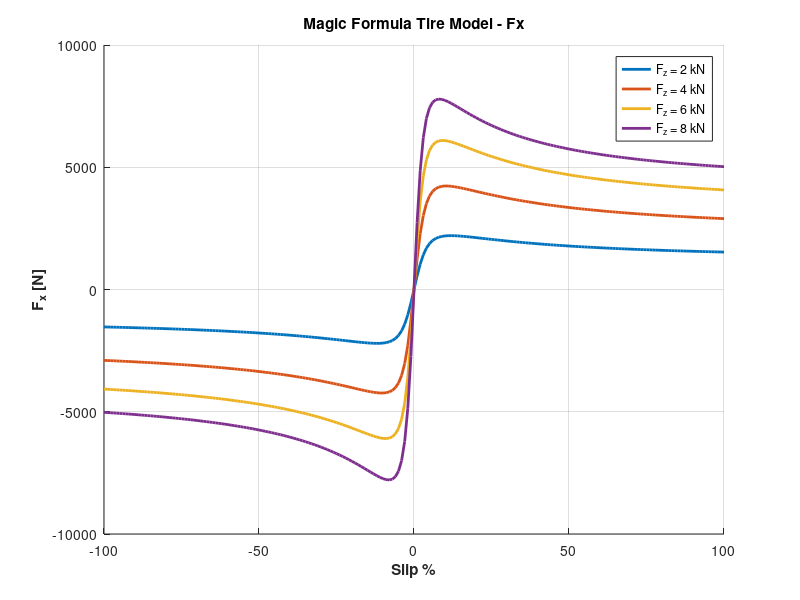
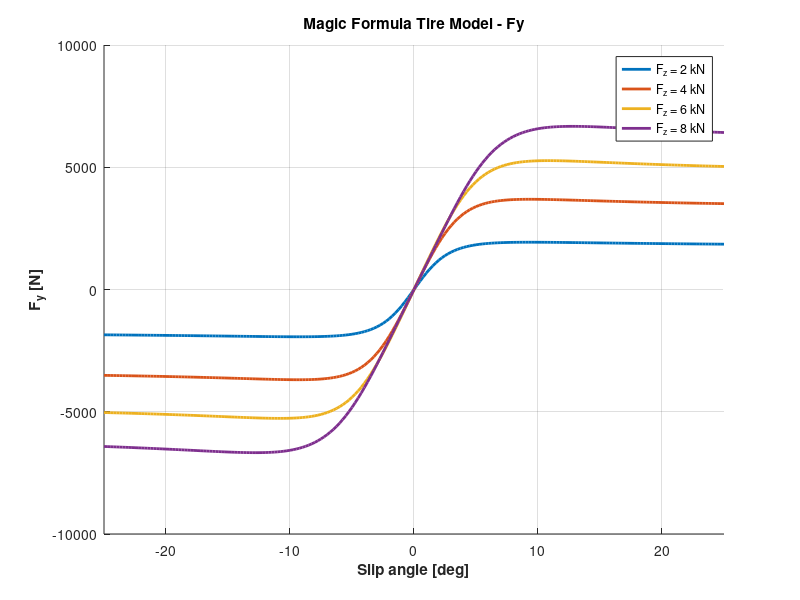
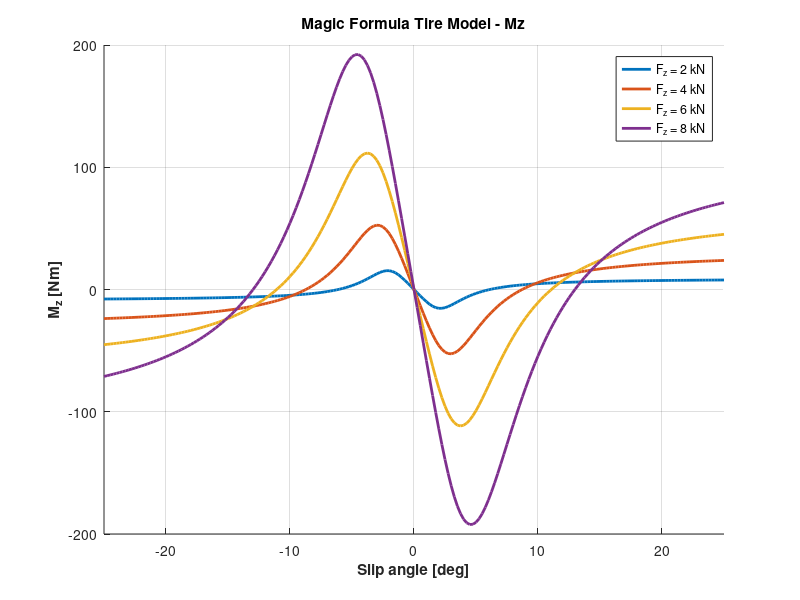
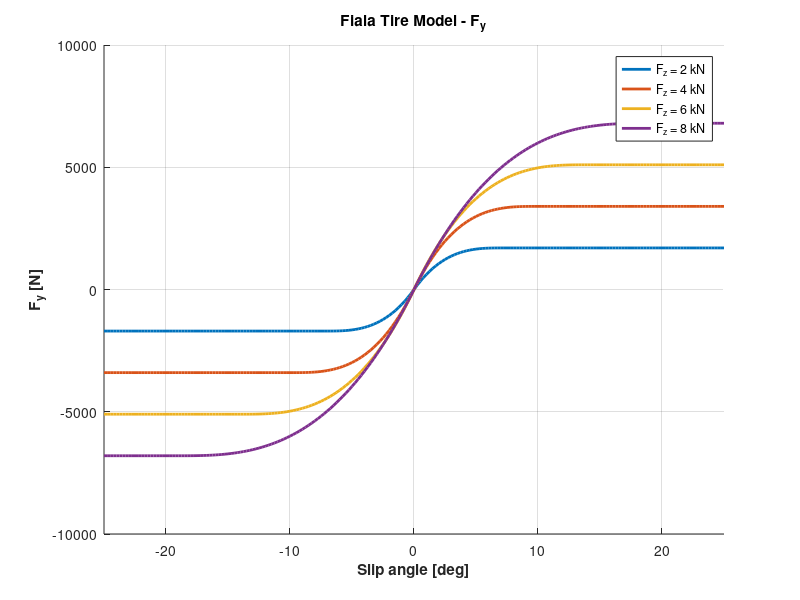

Write MATLAB code to recreate these figures, in order.
% --- 1. General Input Parameters ---

Fz_N = [2000, 4000, 6000, 8000]; % Vertical loads [N]
Fz_kN = Fz_N / 1000;             % Vertical loads [kN]
alpha_deg = linspace(-25, 25, 201); % Slip angle range [deg]
alpha_rad = deg2rad(alpha_deg);     % Slip angle range [rad]
kappa = linspace(-1, 1, 201);       % Slip ratio range [-1 to 1]

% --- 2. Magic Formula Parameters (from Bakker et al. 1987) ---

% Lateral force parameters
a_Fy = [-22.1, 1011, 1078, 1.82, 0.208, 0.000, -0.354, 0.707]; 
c_Fy = 1.30;
% Longitudinal force parameters
a_Fx = [-21.3, 1144, 49.6, 226, 0.069, -0.006, 0.056, 0.486];
c_Fx = 1.65;
% Self-aligning torque parameters
a_Mz = [-2.72, -2.28, -1.86, -2.73, 0.110, -0.070, 0.643, -4.04];
c_Mz = 2.40;

% --- 3. Dugoff & Fiala Model Parameters ---

mu_0 = 0.85;               % Peak static tire/road friction coeff.
U = 60/3.6 ;               % Longitudinal velocity [m/s]
A_s  = 0.0115;             % Friction reduction factor
Tw = 0.284 ;               % Fiala's tire model parameter

% --- 4. MAGIC FORMULA LONGITUDINAL FORCE (Fx) ---

Fx_magic = zeros(length(Fz_kN),length(kappa));    % empty matrix filled with zeros 
fig_Fx = figure('Name','Magic Formula - Fx', 'Color','w'); % graphic window settings
hold on; grid on;
% for loop instead of calculating them separately using empty matrix
for i = 1:length(Fz_kN)    
    fz = Fz_kN(i);        
    % Calculation of coefficients D, E, and B.
    D_fx = a_Fx(1)*fz^2 + a_Fx(2)*fz;
    E_fx = a_Fx(6)*fz^2 + a_Fx(7)*fz + a_Fx(8);
    B_fx = (a_Fx(3) * fz^2 + a_Fx(4) * fz) / (c_Fx * D_fx * exp(a_Fx(5)*fz));
    % Calculation of Phi (Φ) ( we use .* because of kappa is a vector)
    kappa_pct = kappa * 100;
    Phi_fx = (1 - E_fx) .* kappa_pct + (E_fx / B_fx) .* atan(B_fx .* kappa_pct);
    % Calculation of Fx
    Fx_magic(i, :) = D_fx .* sin(c_Fx .* atan(B_fx .* Phi_fx));
    % plotting the graph
    plot(kappa*100,Fx_magic(i,:),"LineWidth",2,'DisplayName', sprintf('F_z = %d kN', Fz_N(i)/1000));
end

% --- 5. MAGIC FORMULA - LATERAL FORCE (Fy) ---

Fy_magic = zeros(length(Fz_kN), length(alpha_deg));          % empty matrix filled with zeros 
fig_Fy = figure('Name', 'Magic Formula - Fy', 'Color', 'w'); % graphic window settings
hold on; grid on;
% for loop instead of calculating them separately using empty matrix
for i = 1:length(Fz_kN)
    fz = Fz_kN(i);
    % Calculation of coefficients D, E, and B.
    D_fy = a_Fy(1)*fz^2 + a_Fy(2)*fz;
    E_fy = a_Fy(6)*fz^2 + a_Fy(7)*fz + a_Fy(8);
    B_fy = (a_Fy(3)*sin(a_Fy(4)*atan(a_Fy(5)*fz))) / (c_Fy * D_fy);
    % Calculation of Phi (Φ) ( we use .* because alpha_deg is a vector)
    Phi_fy = (1 - E_fy) .* alpha_deg + (E_fy / B_fy) .* atan(B_fy .* alpha_deg);
    % Calculation of Fy
    Fy_magic(i, :) = D_fy .* sin(c_Fy .* atan(B_fy .* Phi_fy));
    % plotting the graph
    plot(alpha_deg, Fy_magic(i, :), 'LineWidth', 2, 'DisplayName', sprintf('F_z = %d kN', Fz_N(i)/1000));
end

% --- 6. MAGIC FORMULA - TORQUE (Mz) ---

Mz_magic = zeros(length(Fz_kN), length(alpha_deg));           % empty matrix filled with zeros
fig_Mz = figure('Name', 'Magic Formula - Mz', 'Color', 'w');  % graphic window settings
hold on; grid on;
% for loop instead of calculating them separately using empty matrix
for i = 1:length(Fz_kN)
    fz = Fz_kN(i);
    % Calculation of coefficients D, E, and B.
    D_mz = a_Mz(1)*fz^2 + a_Mz(2)*fz;
    E_mz = a_Mz(6)*fz^2 + a_Mz(7)*fz + a_Mz(8);
    B_mz = (a_Mz(3)*fz^2 + a_Mz(4)*fz) / (c_Mz * D_mz * exp(a_Mz(5)*fz));
    % Calculation of Phi (Φ) ( we use .* because alpha_deg is a vector)
    Phi_mz = (1 - E_mz) .* alpha_deg + (E_mz / B_mz) .* atan(B_mz .* alpha_deg);
    % Calculation of Mz
    Mz_magic(i, :) = D_mz .* sin(c_Mz .* atan(B_mz .* Phi_mz));
    % plotting the graph
    plot(alpha_deg, Mz_magic(i, :), 'LineWidth', 2, 'DisplayName', sprintf('F_z = %d kN', Fz_N(i)/1000));
end

% --- 7. Graphics Settings ---

% For Fx
figure(fig_Fx);
title ('Magic Formula Tire Model - Fx',"FontWeight","bold");
xlabel ("Slip %","FontWeight","bold");
ylabel ("F_x [N]","FontWeight","bold");
legend("Location","best");
xlim([-100,100])
% For Fy
figure(fig_Fy);
title('Magic Formula Tire Model - Fy', 'FontWeight', 'bold');
xlabel('Slip angle [deg]', 'FontWeight', 'bold');
ylabel('F_y [N]', 'FontWeight', 'bold');
legend('Location', 'best');
xlim([-25 25]);
% For Mz
figure(fig_Mz);
title('Magic Formula Tire Model - Mz', 'FontWeight', 'bold');
xlabel('Slip angle [deg]', 'FontWeight', 'bold');
ylabel('M_z [Nm]', 'FontWeight', 'bold'); % Since it is torque, its unit is Nm.
legend('Location', 'best');
xlim([-25 25]);

% --- 8. TIRE STIFFNESS CALCULATIONS (Cs and C_alpha) ---
% Stiffness/Resistance values required for Fiala and Dugoff models
% Derived from the slope of the Magic Formula at the origin (B*C*D)

% Empty arrays to hold the results for 4% different loads
C_s = zeros(1, length(Fz_kN));           
C_alpha = zeros(1, length(Fz_kN));
disp('======================================================');
disp('   TIRE STIFFNESS VALUES DERIVED FROM MAGIC FORMULA   ');
% for loop instead of calculating them separately using empty matrix
for i = 1:length(Fz_kN)
    fz = Fz_kN(i);
    % 1. Longitudinal Stiffness (C_s)
    % The simplified form of the multiplication B_fx * c_Fx * D_fx in the article is  :
    C_s(i) = ((a_Fx(3) * fz^2 + a_Fx(4) * fz) / exp(a_Fx(5) * fz)) * 100;
    % 2. Lateral / Cornering Stiffness (C_alpha)
    % The simplified form of the multiplication B_fy * c_Fy * D_fy in the article is:
    C_alpha(i) = (a_Fy(3) * sin(a_Fy(4) * atan(a_Fy(5) * fz))) * (180/pi);
    % Printing the results to the Command Window
    fprintf('Fz = %d kN  |  C_s = %8.2f [N/ratio]  |  C_alpha = %8.2f [N/rad]\n',Fz_N(i)/1000, C_s(i), C_alpha(i));
end
disp('======================================================');

% --- 9. FIALA TIRE MODEL - LATERAL FORCE (Fy) & ALIGNING TORQUE (Mz) ---

% Fiala is a physical model. Calculations use radians (alpha_rad) instead of degrees.
Fy_fiala = zeros(length(Fz_kN),length(alpha_rad)) ;            % Empty matrix for  Fiala Fy
Mz_fiala = zeros(length(Fz_kN), length(alpha_rad));            % Empty matrix for  Fiala Mz
fig_Fy_fiala = figure("Name","Fiala Model - Fy","Color","w");     % graphic window settings
hold on;grid on;
fig_Mz_fiala = figure('Name', 'Fiala Model - Mz', 'Color', 'w');  % graphic window settings
hold on; grid on;

% for loop instead of calculating them separately using empty matrix
for i = 1:length(Fz_kN)
    fz_N = Fz_N(i);          
    C_a = C_alpha(i);                % Tıre (Lateral) Stiffness (N/rad) that we found in the previous section
    % Calculation of the critical slip angle (tan axis)
    tan_alpha_crit = (3 * mu_0 * fz_N) / C_a;    % This point is the physical limit where the tire transitions from grip to skidding
    % Since alpha_rad is a vector, we need to check each angle value individually
    for j = 1:length(alpha_rad)
            current_tan_alpha = abs(tan(alpha_rad(j)));
            % STATUS 1: ELASTIC REGION
            if current_tan_alpha < tan_alpha_crit % The tire is still able to grip the road; the cubic parabolic formula works
                H = 1 - (C_a * current_tan_alpha) / (3 * mu_0 * fz_N);
                Fy_fiala(i, j) = mu_0 * fz_N * (1 - H^3) * sign(alpha_rad(j));
                Mz_fiala(i, j) = mu_0 * fz_N * Tw * (1 - H) * (H^3) * sign(alpha_rad(j));
            % STATUS 2: PURE SLIDING REGION    
            else                                  % The tire burst. It gives the maximum friction force it can exert (mu * Fz).
                Fy_fiala(i, j) = mu_0 * fz_N * sign(alpha_rad(j)); 
                Mz_fiala(i, j) = 0;               % The alignment torque resets when the tire bursts.
            end
    end
    % plot of Fiala-Fy & Aligning Torque (Mz)
    figure(fig_Fy_fiala);
    plot(alpha_deg, Fy_fiala(i, :), 'LineWidth', 2, 'DisplayName', sprintf('F_z = %d kN', Fz_N(i)/1000));
    figure(fig_Mz_fiala);
    plot(alpha_deg, Mz_fiala(i, :), 'LineWidth', 2, 'DisplayName', sprintf('F_z = %d kN', Fz_N(i)/1000));
end
% Fiala-Fy & Aligning Torque (Mz) Graphics settings
figure(fig_Fy_fiala);
title('Fiala Tire Model - F_y', 'FontWeight', 'bold');
xlabel('Slip angle [deg]', 'FontWeight', 'bold');
ylabel('F_y [N]', 'FontWeight', 'bold');
legend('Location', 'best');
xlim([-25 25]);
figure(fig_Mz_fiala);
title('Fiala Tire Model - M_z', 'FontWeight', 'bold');
xlabel('Slip angle [deg]', 'FontWeight', 'bold');
ylabel('M_z [Nm]', 'FontWeight', 'bold');
legend('Location', 'best');
xlim([-25 25]);

% --- 10. FIALA TIRE MODEL - LONGITUDINAL FORCE (Fx) ---

% In Fx calculations, we use slip ratio (kappa).
Fx_fiala = zeros(length(Fz_kN), length(kappa));                      % Empty matrix for  Fiala Fx
fig_Fx_fiala = figure('Name', 'Fiala Model - Fx', 'Color', 'w');     % graphic window settings
hold on; grid on;
% for loop instead of calculating them separately using empty matrix
for i = 1:length(Fz_kN)
    fz_N = Fz_N(i);          
    c_s_val = C_s(i);         % Longitudinal Stiffness (N/ratio) that we found in the previous section
    % Calculation of the critical slip rate (kappa)
    kappa_crit = (mu_0 * fz_N) / (2 * c_s_val);   % That physical limit where you transition from holding on to sliding (spinning/locking)
    % Since kappa is a vector, we need to check each slip value individually
    for j = 1:length(kappa)
        S_s = abs(kappa(j));
        % STATUS 1: ELASTIC REGION (Linear)
        if S_s <= kappa_crit  % The tire is still gripping the asphalt while accelerating/decelerating
            Fx_fiala(i, j) = c_s_val * S_s * sign(kappa(j));    % Fx = Cs * Ss
        % STATUS 2: PURE SLIDING REGION (Parabolic Drop-off)    
        else                               % Full wheel spin (or brake lock-up). Friction is fixed at its maximum.
            Fx1 = mu_0 * fz_N;
            Fx2 = (mu_0 * fz_N)^2 / (4 * S_s * c_s_val);
            Fx_fiala(i, j) = sign(kappa(j)) * (Fx1 - Fx2);
        end
    end
    % plot of Fiala-Fx
    plot(kappa * 100, Fx_fiala(i, :), 'LineWidth', 2, 'DisplayName', sprintf('F_z = %d kN', Fz_N(i)/1000));
end
% Fiala-Fx Graphics settings
title('Fiala Tire Model - F_x', 'FontWeight', 'bold');
xlabel('Slip %', 'FontWeight', 'bold');
ylabel('F_x [N]', 'FontWeight', 'bold');
legend('Location', 'best');
xlim([-100 100]);
